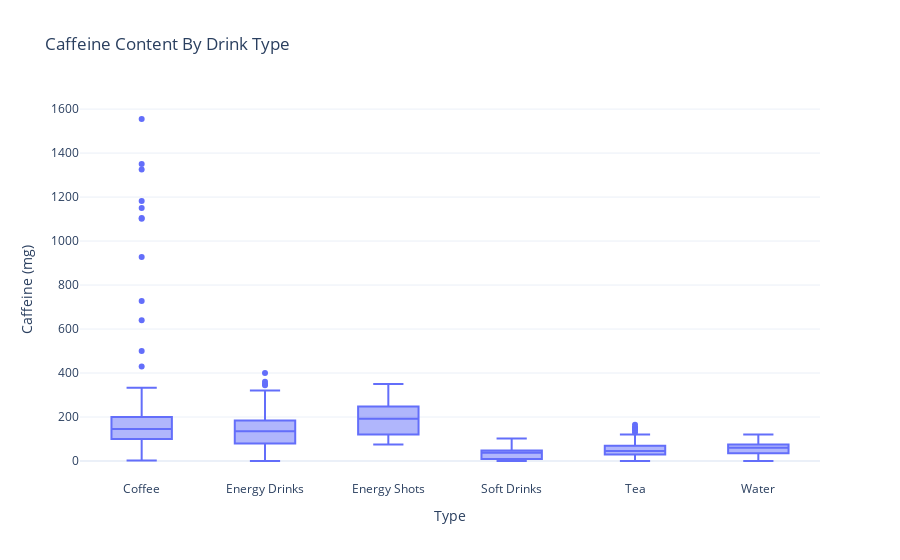

The notebook cell this image was saved under:
### Markdown cell above
### Box Plot for Caffeine Across all Drink Types

### Code cell
fig = px.box(caffeine, 
            x='type', 
            y='Caffeine (mg)',
            title='Caffeine Content By Drink Type',
            labels={'type': 'Type'},
            template='plotly_white',
            hover_data=['drink', 'Volume (ml)']
            )
fig.show()

### Figure 1 — Plotly figure (JSON) as saved in the notebook; plotly's stock layout.template omitted (floating-point values rounded to 4 significant figures; data arrays with more than 128 entries replaced by an {"elided": "..."} marker saying what was removed)
{"data": [{"alignmentgroup": "True", "customdata": {"elided": "610x2 mixed values"}, "hovertemplate": "Type=%{x}<br>Caffeine (mg)=%{y}<br>drink=%{customdata[0]}<br>Volume (ml)=%{customdata[1]}<extra></extra>", "legendgroup": "", "marker": {"color": "#636efa"}, "name": "", "notched": false, "offsetgroup": "", "orientation": "v", "showlegend": false, "type": "box", "x": {"elided": "610 str values"}, "x0": " ", "xaxis": "x", "y": {"elided": "610 int values"}, "y0": " ", "yaxis": "y"}], "layout": {"boxmode": "group", "legend": {"tracegroupgap": 0}, "title": {"text": "Caffeine Content By Drink Type"}, "xaxis": {"anchor": "y", "domain": [0, 1], "title": {"text": "Type"}}, "yaxis": {"anchor": "x", "domain": [0, 1], "title": {"text": "Caffeine (mg)"}}}}
